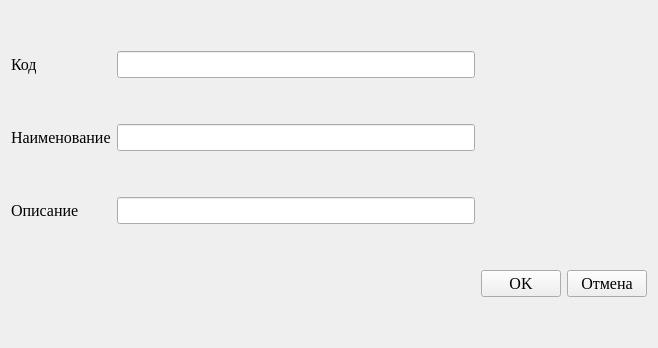
<?xml version="1.0" encoding="UTF-8"?>
<ui version="4.0">
 <class>StatusDocsEditDialog</class>
 <widget class="QWidget" name="StatusDocsEditDialog">
  <property name="geometry">
   <rect>
    <x>0</x>
    <y>0</y>
    <width>658</width>
    <height>348</height>
   </rect>
  </property>
  <property name="font">
   <font>
    <family>Times New Roman</family>
    <pointsize>12</pointsize>
   </font>
  </property>
  <property name="windowTitle">
   <string>Статус документа</string>
  </property>
  <property name="windowIcon">
   <iconset resource="../../../res.qrc">
    <normaloff>:/icons/icon.png</normaloff>:/icons/icon.png</iconset>
  </property>
  <layout class="QGridLayout" name="gridLayout">
   <item row="3" column="3">
    <widget class="QPushButton" name="cancelButton">
     <property name="maximumSize">
      <size>
       <width>16777215</width>
       <height>16777215</height>
      </size>
     </property>
     <property name="text">
      <string>Отмена</string>
     </property>
    </widget>
   </item>
   <item row="1" column="1">
    <widget class="QLineEdit" name="titleEdit"/>
   </item>
   <item row="3" column="0">
    <widget class="QLabel" name="label">
     <property name="text">
      <string/>
     </property>
    </widget>
   </item>
   <item row="0" column="0">
    <widget class="QLabel" name="label_2">
     <property name="text">
      <string>Код</string>
     </property>
    </widget>
   </item>
   <item row="2" column="1">
    <widget class="QLineEdit" name="descriptionEdit"/>
   </item>
   <item row="1" column="0">
    <widget class="QLabel" name="label_3">
     <property name="text">
      <string>Наименование</string>
     </property>
    </widget>
   </item>
   <item row="0" column="1">
    <widget class="QLineEdit" name="codeEdit"/>
   </item>
   <item row="2" column="0">
    <widget class="QLabel" name="label_4">
     <property name="text">
      <string>Описание</string>
     </property>
    </widget>
   </item>
   <item row="3" column="2">
    <widget class="QPushButton" name="okButton">
     <property name="text">
      <string>OK</string>
     </property>
    </widget>
   </item>
  </layout>
 </widget>
 <resources>
  <include location="../../../res.qrc"/>
 </resources>
 <connections/>
</ui>
